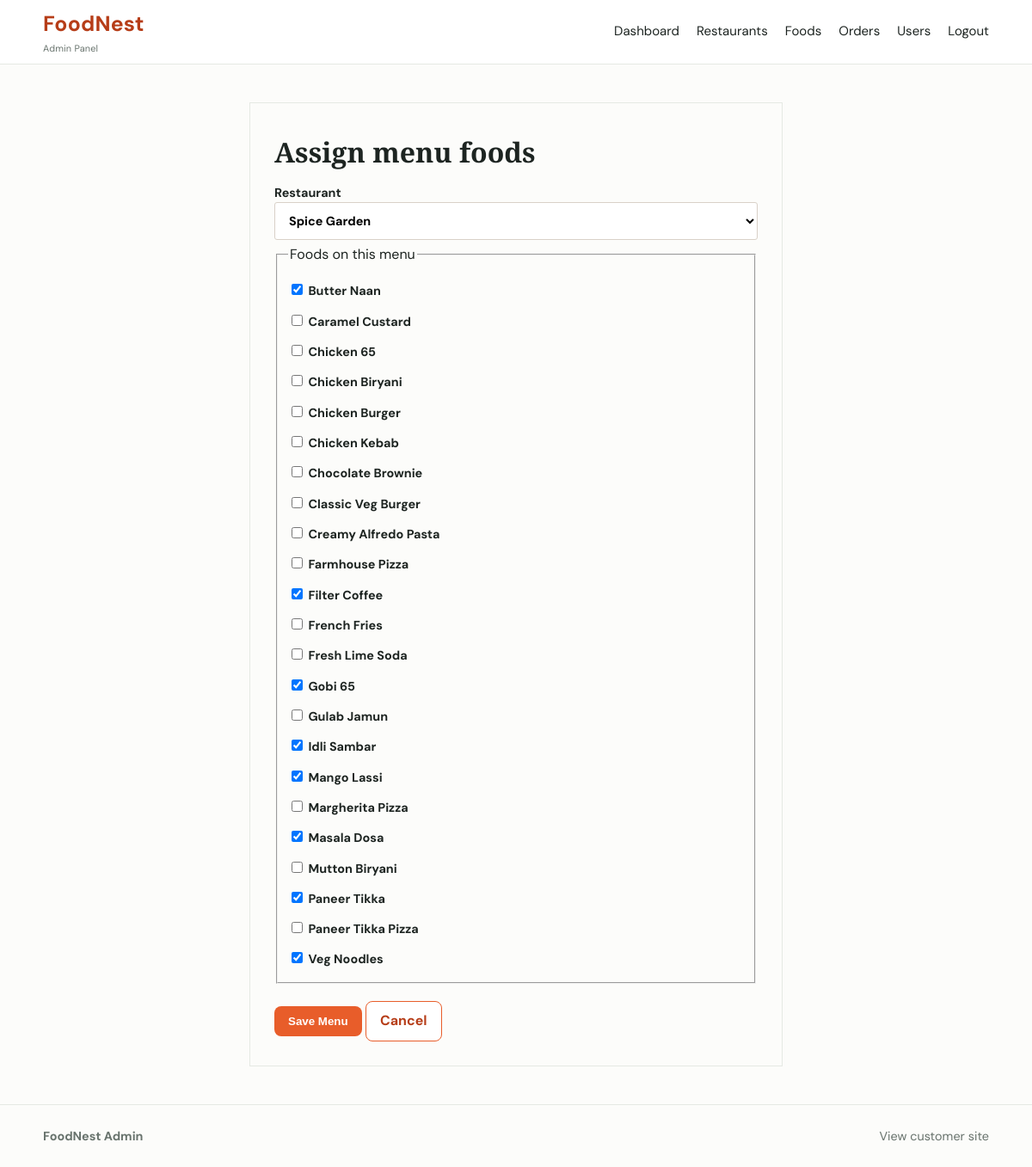
Screenshot of /admin/food_assignments.php?restaurant_id=8 (signed in) with the database file from the repository.
### tables this page shows
CREATE TABLE foods (id INT AUTO_INCREMENT PRIMARY KEY, category_id INT NOT NULL, food_name VARCHAR(120) NOT NULL, description VARCHAR(255) NOT NULL, price DECIMAL(10,2) NOT NULL, image VARCHAR(255) NOT NULL, availability TINYINT(1) DEFAULT 1, created_at TIMESTAMP DEFAULT CURRENT_TIMESTAMP, FOREIGN KEY (category_id) REFERENCES categories(id) ON DELETE RESTRICT);

### includes/functions.php (called while the page is built, shortened)
<?php
function esc($value) {
    return htmlspecialchars((string) $value, ENT_QUOTES, 'UTF-8');
}
?>

### admin/food_assignments.php (the view, shortened to what this page needs)
<?php
require_once 'includes/../includes/header.php';
$restaurant_id = (int) ($_GET['restaurant_id'] ?? $_POST['restaurant_id'] ?? 0);
$restaurants = $pdo->query('SELECT id,name FROM restaurants ORDER BY name')->fetchAll();
$foods = $pdo->query('SELECT id,food_name FROM foods ORDER BY food_name')->fetchAll();
$assigned = [];
if ($restaurant_id) {
    $stmt = $pdo->prepare('SELECT food_id FROM restaurant_foods WHERE restaurant_id=?');
    $stmt->execute([$restaurant_id]);
    $assigned = array_map('intval', $stmt->fetchAll(PDO::FETCH_COLUMN));
}
?>
<div class="form-shell"><h1>Assign menu foods</h1><?php if($error): ?><p class="error"><?=esc($error)?></p><?php endif; ?><form method="post"><label>Restaurant<select name="restaurant_id" onchange="this.form.submit()" required><option value="">Choose restaurant</option><?php foreach($restaurants as $restaurant): ?><option value="<?=$restaurant['id']?>" <?=$restaurant_id===$restaurant['id']?'selected':''?>><?=esc($restaurant['name'])?></option><?php endforeach; ?></select></label><?php if($restaurant_id): ?><fieldset><legend>Foods on this menu</legend><?php foreach($foods as $food): ?><label><input type="checkbox" name="food_ids[]" value="<?=$food['id']?>" <?=in_array((int)$food['id'],$assigned,true)?'checked':''?> style="width:auto"> <?=esc($food['food_name'])?></label><?php endforeach; ?></fieldset><div class="form-actions"><button type="submit">Save Menu</button> <a class="button secondary" href="restaurants.php">Cancel</a></div><?php endif; ?></form></div><?php include 'includes/footer.php'; ?>

### assets/css/style.css (style rules this page uses)
:root { --orange:#d95d27; --orange-dark:#a9431b; --ink:#242321; --muted:#6d6963; --cream:#fff8f1; --line:#e9e1d8; --green:#2f7d55; }
* { box-sizing:border-box; }
body { margin:0; color:var(--ink); font-family:Arial, sans-serif; background:#fff; line-height:1.55; }
a { color:inherit; text-decoration:none; }
h1 { font-size:clamp(2.2rem, 5vw, 4rem); line-height:1.08; margin:12px 0 18px; max-width:600px; }
button, .button { cursor:pointer; border:0; background:var(--orange); color:#fff; padding:10px 16px; font-weight:700; border-radius:3px; display:inline-block; }
button.secondary, .button.secondary { background:#fff; color:var(--orange-dark); border:1px solid var(--orange); }
input, select, textarea { width:100%; border:1px solid #d9d1c8; border-radius:3px; padding:11px 12px; font:inherit; background:#fff; }
label { display:block; font-weight:700; font-size:.9rem; margin:13px 0 5px; }
.form-shell { max-width:620px; margin:44px auto; border:1px solid var(--line); padding:28px; }
.form-shell h1 { font-size:2rem; }
.form-actions { margin-top:20px; }
:root { --ink:#1d2421; --muted:#68736d; --orange:#e85d2a; --orange-dark:#b63d18; --cream:#fff8ef; --sage:#edf3ed; --line:#e5e9e3; --green:#34744f; }
body { font-family:'DM Sans', 'Trebuchet MS', sans-serif; background:#fcfcfa; color:var(--ink); }
h1, h2 { font-family:'Playfair Display', Georgia, serif; letter-spacing:0; }
button, .button { border-radius:8px; transition:transform .2s ease, box-shadow .2s ease, background .2s ease; }

### rows the page displays
foods: id "☑", food_name "Butter Naan"
foods: food_name "Caramel Custard"
foods: food_name "Chicken 65"
foods: food_name "Chicken Biryani"
foods: food_name "Chicken Burger"
foods: food_name "Chicken Kebab"
foods: food_name "Chocolate Brownie"
foods: food_name "Classic Veg Burger"
foods: food_name "Creamy Alfredo Pasta"
foods: food_name "Farmhouse Pizza"
foods: id "☑", food_name "Filter Coffee"
foods: food_name "French Fries"
foods: food_name "Fresh Lime Soda"
foods: id "☑", food_name "Gobi 65"
foods: food_name "Gulab Jamun"
foods: id "☑", food_name "Idli Sambar"
foods: id "☑", food_name "Mango Lassi"
foods: food_name "Margherita Pizza"
foods: id "☑", food_name "Masala Dosa"
foods: food_name "Mutton Biryani"
foods: id "☑", food_name "Paneer Tikka"
foods: food_name "Paneer Tikka Pizza"
foods: id "☑", food_name "Veg Noodles"

### other values shown
form field restaurant_id "Spice Garden"
